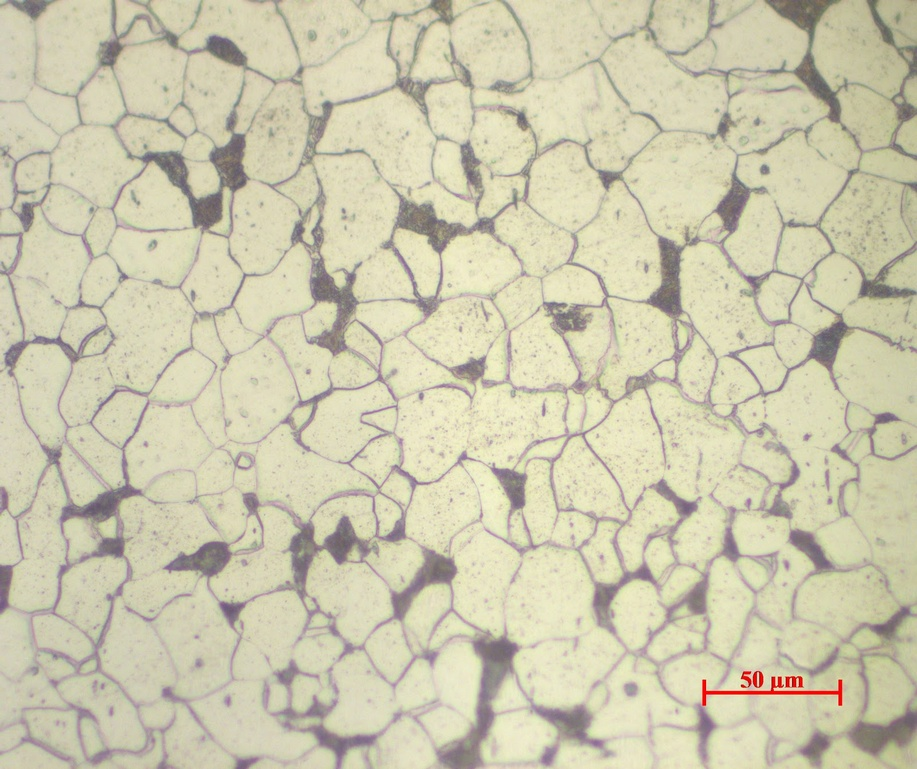
#> input picture steel.jpg, 917 x 769 px, shrunk from 1600 x 1342 before the run
$ python playground01.py
#> lines starting #> are read from the running program, lines starting #| are printed output that depends on the picture
import cv2
import matplotlib.pyplot as plt
import numpy as np

#Abrindo Imagem
img = plt.imread('steel.jpg')
#> img is the input picture: shape (769, 917, 3); mean R, G, B 205.1, 201, 174.1
print(img.shape)
#| (769, 917, 3)

#Conversão de uma imagem para outro sistema de cores
#img_gray = cv2.cvtColor(img,cv2.COLOR_BGR2GRAY)

def equalizeHistColor(img):
    img_eq = np.zeros(img.shape)

    for i in range(img.shape[2]):
        img_eq[:,:,i] = cv2.equalizeHist(img[:,:,i])
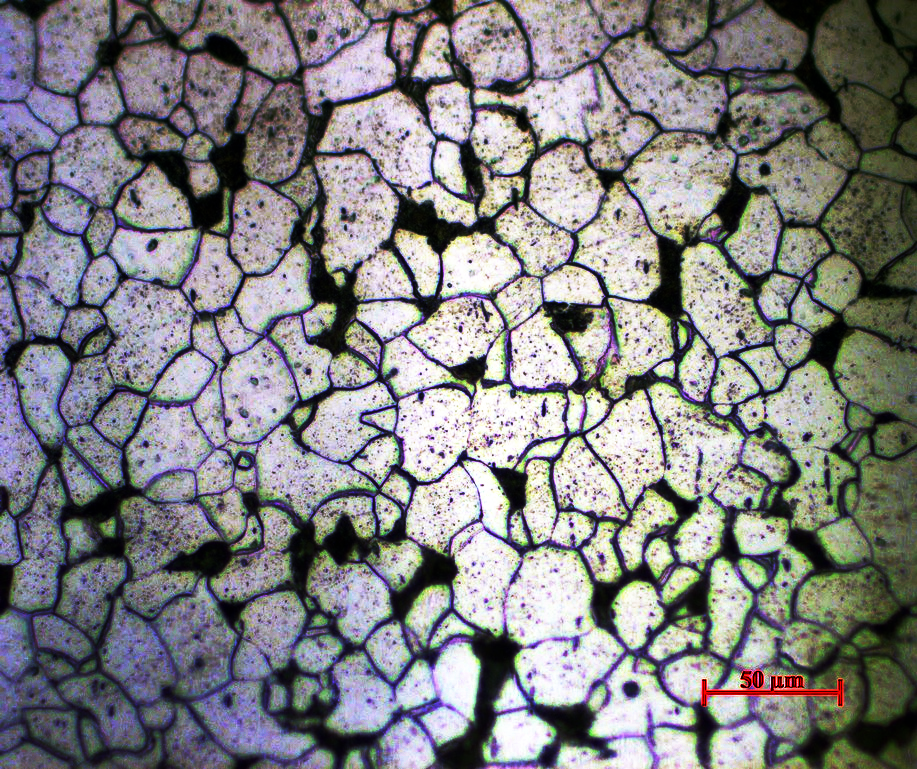
#> img_eq: shape (769, 917, 3) float64; mean R, G, B 129.6, 129.5, 130.3

    return img_eq

img_eq = equalizeHistColor(img)

plt.figure(figsize=(5,5)); plt.title("img"); fig = plt.imshow(img, 'gray')
plt.figure(figsize=(5,5)); plt.title("img_eq"); fig = plt.imshow(img_eq, 'gray')
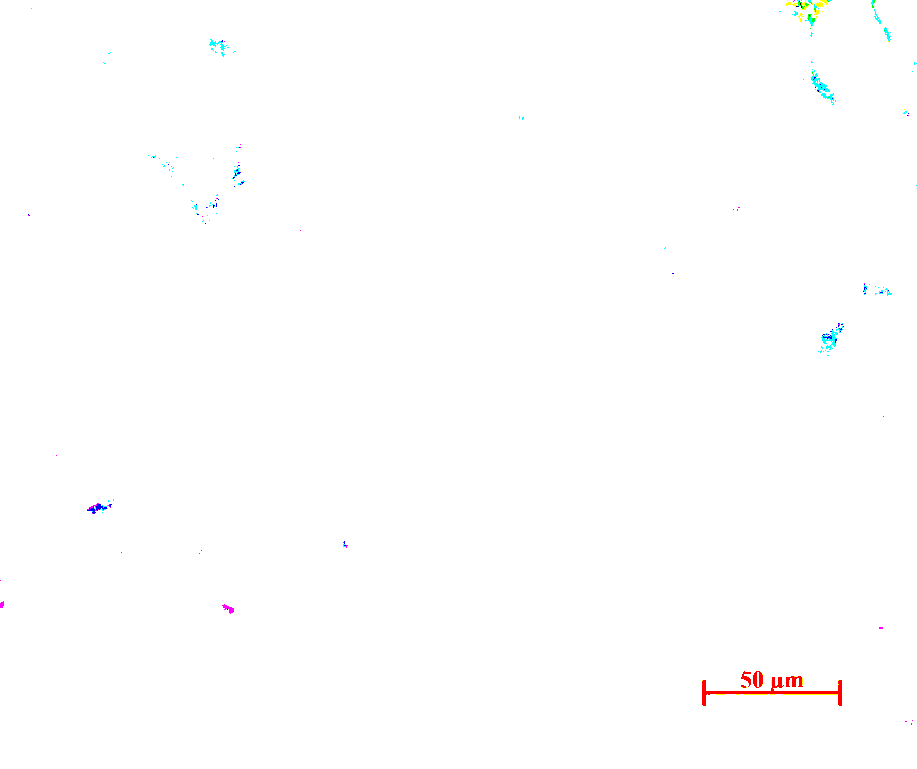
#> shown: shape (769, 917, 3) float64; mean R, G, B 0.998, 0.998, 0.998
